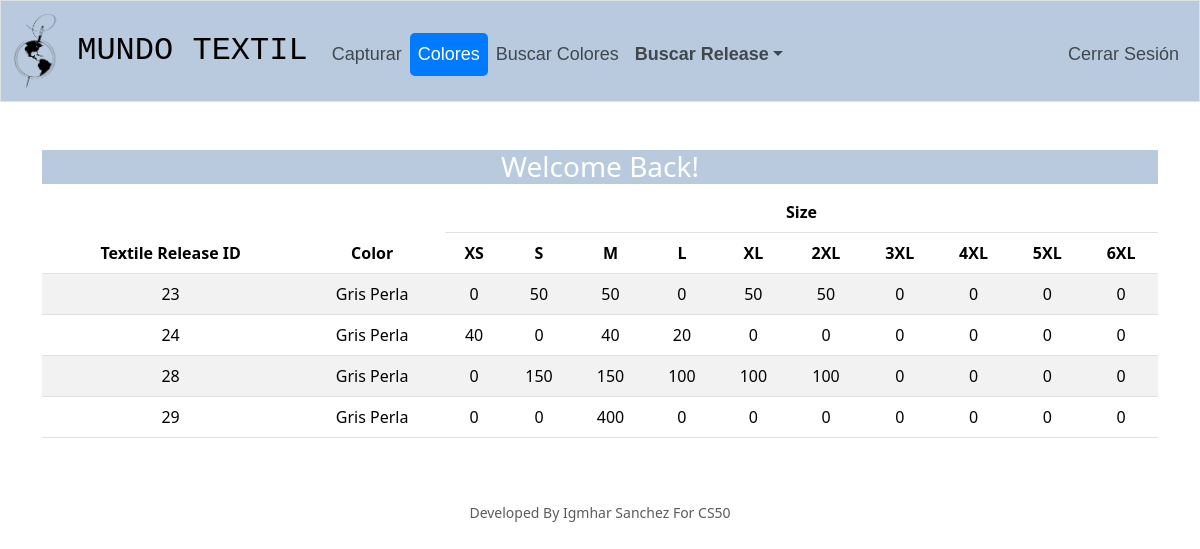
Before: /colors (signed in) with the older database file.
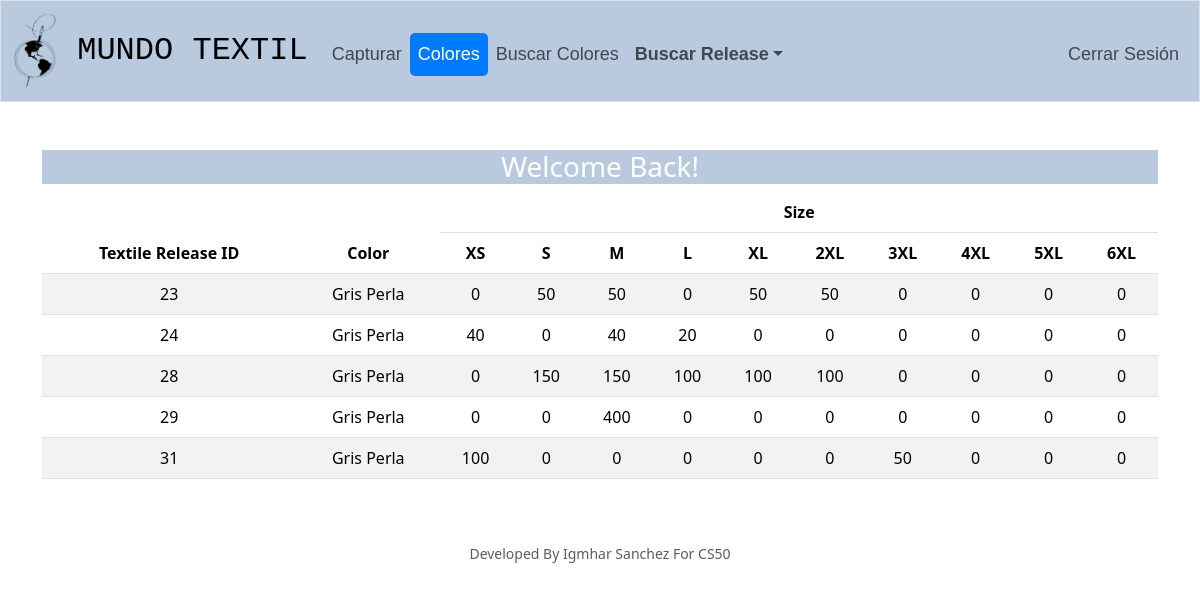
After: the same page with the newer database file.
### tables this page shows
CREATE TABLE color_quantities (
    id INTEGER PRIMARY KEY AUTOINCREMENT NOT NULL,
    textile_release_id INTEGER,
    color TEXT,
    size TEXT,
    total_quantity INTEGER,
    FOREIGN KEY (textile_release_id) REFERENCES textile_releases(id)
);

### app.py (the view)
@app.route("/colors", methods=["GET", "POST"])
@login_required
def colors():
    color_quantities = db.execute("SELECT textile_release_id, color, size, total_quantity FROM color_quantities")
    color_quantity_dict = {}
    for row in color_quantities:
        textile_release_id = row['textile_release_id']
        color = row['color']
        size = row['size']
        quantity = row['total_quantity']
        if textile_release_id not in color_quantity_dict:
            color_quantity_dict[textile_release_id] = {}
        if color not in color_quantity_dict[textile_release_id]:
            color_quantity_dict[textile_release_id][color] = {}
        color_quantity_dict[textile_release_id][color][size] = quantity
    return render_template("colors.html", color_quantities=color_quantity_dict)

### app.py (called while the page is built)
@app.after_request
def after_request(response):
    response.headers["Cache-Control"] = "no-cache, no-store, must-revalidate"
    response.headers["Expires"] = 0
    response.headers["Pragma"] = "no-cache"
    return response

### helpers.py (called while the page is built)
def login_required(f):
    @wraps(f)
    def decorated_function(*args, **kwargs):
        if session.get("user_id") is None:
            return redirect("/login")
        return f(*args, **kwargs)
    return decorated_function

### templates/colors.html (shortened to what this page needs)
{% extends "layout.html" %}
{% block main %}
    <div class="bg-custom">
        <h3 style="color: white">Welcome Back!</h3>
    </div>
    <table class="table table-striped" >
        <thead class = "Rosa">
            <tr>
                <th rowspan="2">Textile Release ID</th>
                <th rowspan="2">Color</th>
                <th colspan="10">Size</th>
            </tr>
            <tr>
                <th>XS</th>
                <th>S</th>
                <th>M</th>
                <th>L</th>
                <th>XL</th>
                <th>2XL</th>
                <th>3XL</th>
                <th>4XL</th>
                <th>5XL</th>
                <th>6XL</th>
            </tr>
        </thead>
        <tbody >
            {% for textile_release_id, color_sizes in color_quantities.items() %}
                {% for color, sizes in color_sizes.items() %}
                    <tr class="{{ color|replace(' ', '_') }}">
                        {% if loop.first %}
                            <td rowspan="{{ color_sizes|length }}">{{ textile_release_id }}</td>
                        {% endif %}
                        <td>{{ color }}</td>
                        {% for size in ['XS', 'S', 'M', 'L', 'XL', '2XL', '3XL', '4XL', '5XL', '6XL'] %}
                            <td>{{ sizes.get(size, 0) }}</td>
                        {% endfor %}
                    </tr>
                {% endfor %}
            {% endfor %}
        </tbody>
    </table>
{% endblock %}

Changed rows visible on the page:
added color_quantities: textile_release "31", color "Gris Perla", get "100" "0" "0" "0" "0" "0" "50" "0" "0" "0"
